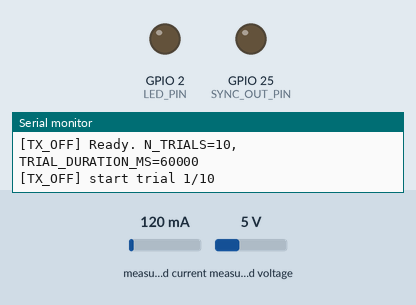
This sketch was run on a simulated ESP32. Parts: output pins drawn as LEDs (lit = HIGH), the last lines printed to the serial monitor. Inputs (shaded band) come from the test bench; at power-on: measured current 120 mA, measured voltage 5 V.

Above: at 2.2 s.
At 67.05 s:
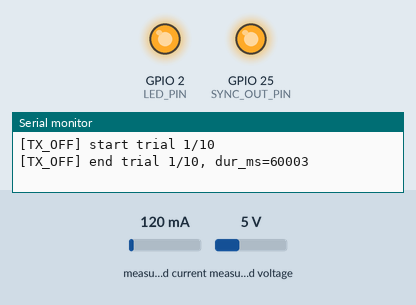
Timing chart, 0 to 68.6 s (numbered marks = the images above):
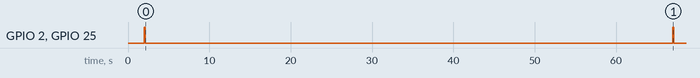

The sketch:

TX_BLE_OFF.ino
```cpp
// === TX_BLE_OFF.ino ===
// Board: ESP32 Dev Module (Arduino-ESP32 v3.x)
//
// 役割：BLE広告OFF（無線停止）でのベースライン電力測定用。
//       SYNCパルスを出してトライアル開始を通知。INA219を10ms周期（100Hz）で計測し、
//       UART(115200bps)で mv,uA をCSV送出（非ブロッキング）。
//       複数トライアルを自動実行。
// 注意: 「BLEスタックOFF＋計測タスクON」のため、10ms周期の計測負荷で約70mA流れる。
//       真のアイドルベースラインを測る場合はTXをスリープさせ、外部ロガーのみで計測すること。
//
// 配線：SYNC_OUT=GPIO25 → PowerLogger(26)
//      UART1 TX=GPIO4   → PowerLogger RX=GPIO34（クロス）
//      I2C SDA=21/SCL=22→ INA219（VCCは3.3V直結）
//      （TICK_OUTは使用しない）
// 電源：このボード(②)は PMM25の 3.3V_A（測定対象）。GNDは全台共通。

#include <Arduino.h>
#include <Wire.h>
#include <Adafruit_INA219.h>
#include <WiFi.h>
#include <math.h>

// ===== ユーザ設定 =====
static const uint32_t SAMPLE_US            = 10000;   // 計測周期 10ms ≒ 100Hz
static const uint32_t TRIAL_DURATION_MS    = 60000;   // 1トライアルの長さ (60秒)
static const uint8_t  N_TRIALS             = 10;      // トライアル回数
static const uint32_t GAP_BETWEEN_TRIALS_MS = 5000;   // トライアル間の待機時間

// ピンアサイン
static const int SYNC_OUT_PIN = 25;
static const int LED_PIN      = 2;
static const int I2C_SDA      = 21;
static const int I2C_SCL      = 22;
static const int UART_TX      = 4;
static const long UART_BAUD   = 115200;  // 230400から下げてノイズ耐性向上

// ===== グローバル =====
HardwareSerial uart1(1);
Adafruit_INA219 ina;

static uint32_t nextSampleUs = 0;
static uint8_t  trialIndex   = 0;
static bool     trialRunning = false;
static uint32_t trialStartMs = 0;
static uint32_t trialEndMs   = 0;

static inline void syncPulse() {
  digitalWrite(LED_PIN, HIGH);
  digitalWrite(SYNC_OUT_PIN, HIGH);
  delay(100);  // 100ms High
  digitalWrite(SYNC_OUT_PIN, LOW);
  digitalWrite(LED_PIN, LOW);
}

static void startTrial() {
  trialRunning = true;
  trialStartMs = millis();
  nextSampleUs = micros() + SAMPLE_US;

  syncPulse();
  Serial.printf("[TX_OFF] start trial %u/%u\n", trialIndex + 1, N_TRIALS);
}

static void endTrial() {
  trialRunning = false;
  trialEndMs = millis();
  Serial.printf("[TX_OFF] end trial %u/%u, dur_ms=%lu\n",
                trialIndex + 1, N_TRIALS,
                (unsigned long)(trialEndMs - trialStartMs));
}

void setup() {
  Serial.begin(115200);

  // GPIO
  pinMode(LED_PIN, OUTPUT);       digitalWrite(LED_PIN, LOW);
  pinMode(SYNC_OUT_PIN, OUTPUT);  digitalWrite(SYNC_OUT_PIN, LOW);

  // 無線：広告OFF測定のため、BLE/Wi‑Fiは明示的に停止
  WiFi.persistent(false);
  WiFi.mode(WIFI_OFF);

  // INA219
  Wire.begin(I2C_SDA, I2C_SCL);
  Wire.setClock(400000);
  ina.begin();
  ina.setCalibration_16V_400mA();

  // UART1（TX専用）
  uart1.begin(UART_BAUD, SERIAL_8N1, -1, UART_TX);

  Serial.printf("[TX_OFF] Ready. N_TRIALS=%u, TRIAL_DURATION_MS=%lu\n",
                N_TRIALS, (unsigned long)TRIAL_DURATION_MS);

  // 起動2秒後に最初のトライアル開始
  delay(2000);
  trialIndex = 0;
  startTrial();
}

void loop() {
  uint32_t nowUs = micros();
  uint32_t nowMs = millis();

  if (trialRunning) {
    // ---- 10ms周期の計測 ----
    int guard = 0;
    while ((int32_t)(nowUs - nextSampleUs) >= 0 && guard < 8) {
      nextSampleUs += SAMPLE_US;

      float v = ina.getBusVoltage_V();
      float i = ina.getCurrent_mA();

      int32_t mv = (int32_t)lroundf(v * 1000.0f);
      int32_t uA = (int32_t)lroundf(i * 1000.0f);

      char line[24];
      snprintf(line, sizeof(line), "%04ld,%06ld\n", (long)mv, (long)uA);
      uart1.print(line);

      guard++;
      nowUs = micros();
    }

    // トライアル終了チェック
    if (nowMs - trialStartMs >= TRIAL_DURATION_MS) {
      endTrial();
    }
  } else {
    // トライアル間の待機 / 次トライアル開始
    if (trialIndex + 1 < N_TRIALS) {
      if (nowMs - trialEndMs >= GAP_BETWEEN_TRIALS_MS) {
        trialIndex++;
        startTrial();
      }
    } else {
      // 全トライアル終了
      static bool done = false;
      if (!done) {
        Serial.printf("[TX_OFF] All %u trials completed.\n", N_TRIALS);
        done = true;
      }
      vTaskDelay(100);
    }
  }

  vTaskDelay(1);
}
```

Measured:
- by itself, GPIO 2 (LED_PIN), GPIO 25 (SYNC_OUT_PIN): HIGH → LOW at 2.1 s, → HIGH 64.9 s later, → LOW 0.10 s later
